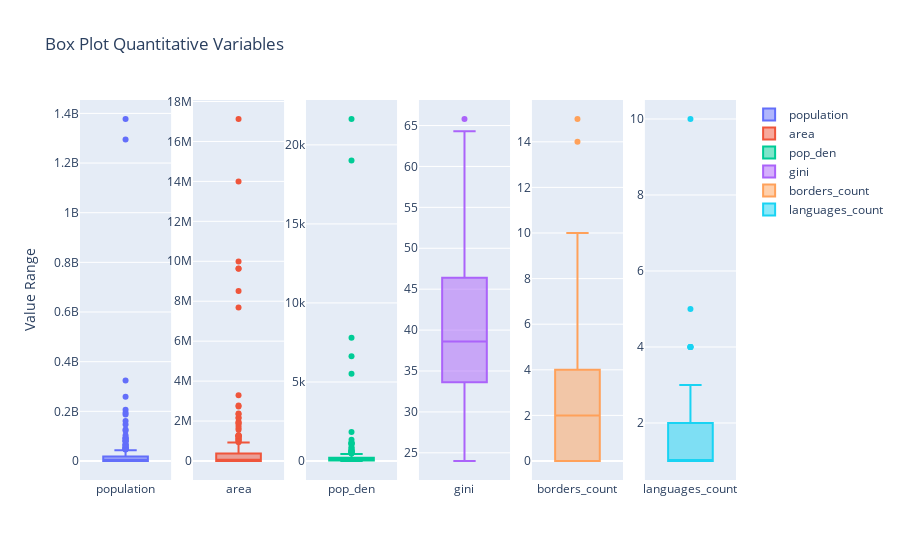

The cell this chart's notebook holds for it:
### Code cell
fig = make_subplots(rows=1, cols=len(df.describe().columns))

lst = df.describe().columns

for i in range(len(lst)):
    fig.add_trace(go.Box(y=df[lst[i]],
                         name=lst[i],
                         boxpoints='outliers'
                        ), row=1, col=i+1)

fig.update_layout(title_text="Box Plot Quantitative Variables",
                  yaxis_title_text='Value Range')
fig.show()

### Figure 1 — Plotly figure (JSON) as saved in the notebook; plotly's stock layout.template omitted (floating-point values rounded to 4 significant figures; data arrays with more than 128 entries replaced by an {"elided": "..."} marker saying what was removed)
{"data": [{"boxpoints": "outliers", "name": "population", "type": "box", "xaxis": "x", "y": {"elided": "250 int values"}, "yaxis": "y"}, {"boxpoints": "outliers", "name": "area", "type": "box", "xaxis": "x2", "y": {"elided": "250 float values"}, "yaxis": "y2"}, {"boxpoints": "outliers", "name": "pop_den", "type": "box", "xaxis": "x3", "y": {"elided": "250 float values"}, "yaxis": "y3"}, {"boxpoints": "outliers", "name": "gini", "type": "box", "xaxis": "x4", "y": {"elided": "250 float values"}, "yaxis": "y4"}, {"boxpoints": "outliers", "name": "borders_count", "type": "box", "xaxis": "x5", "y": {"elided": "250 int values"}, "yaxis": "y5"}, {"boxpoints": "outliers", "name": "languages_count", "type": "box", "xaxis": "x6", "y": {"elided": "250 int values"}, "yaxis": "y6"}], "layout": {"title": {"text": "Box Plot Quantitative Variables"}, "xaxis": {"anchor": "y", "domain": [0, 0.1389]}, "xaxis2": {"anchor": "y2", "domain": [0.1722, 0.3111]}, "xaxis3": {"anchor": "y3", "domain": [0.3444, 0.4833]}, "xaxis4": {"anchor": "y4", "domain": [0.5167, 0.6556]}, "xaxis5": {"anchor": "y5", "domain": [0.6889, 0.8278]}, "xaxis6": {"anchor": "y6", "domain": [0.8611, 1]}, "yaxis": {"anchor": "x", "domain": [0, 1], "title": {"text": "Value Range"}}, "yaxis2": {"anchor": "x2", "domain": [0, 1]}, "yaxis3": {"anchor": "x3", "domain": [0, 1]}, "yaxis4": {"anchor": "x4", "domain": [0, 1]}, "yaxis5": {"anchor": "x5", "domain": [0, 1]}, "yaxis6": {"anchor": "x6", "domain": [0, 1]}}}
